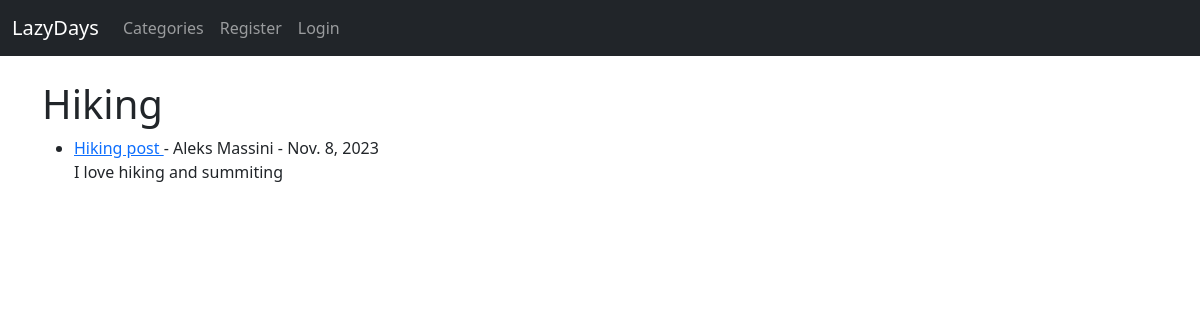
The page /category/hiking/ on the database its author committed.
### theblog/models.py (models this page shows, shortened)
class Post(models.Model):
    title = models.CharField(max_length=255)
    title_tag = models.CharField(max_length=255)
    author = models.ForeignKey(User, on_delete=models.CASCADE)
    body = RichTextField(blank=True, null=True)
    post_date = models.DateField(auto_now_add=True)
    category = models.CharField(max_length=255, default='coding')
    likes = models.ManyToManyField(User, related_name='blog_posts')
    snippet = models.CharField(max_length=255)

### theblog/views.py (the view)
# urls.py: path('category/<str:cats>/', CategoryView, name='category'),
def CategoryView(request, cats):
    category_posts = Post.objects.filter(category=cats.replace('-', ' '))
    return render(request, 'categories.html', {'cats':cats.title().replace('-', ' '), 'category_posts':category_posts})

### theblog/templates/categories.html (shortened to what this page needs)
{% extends 'base.html' %}
{% block content %}
{% if category_posts %}
<h1>{{ cats }}</h1>
<ul>
    {% for post in category_posts %}
    <li>
        <a href="{% url 'article-detail' post.pk %}">
            {{ post.title }}
        </a>
        - {{ post.author.first_name }} {{ post.author.last_name }} - {{ post.post_date }}
        <br />
        {{ post.body|slice:":200"|safe }}
    </li>
    {% endfor %}
</ul>
{% else %}
<h2>Sorry this page does not exist</h2>
{% endif %}
{% endblock %}

### rows shown on the page
Post: category "Hiking", title "Hiking post", author.first_name "Aleks", author.last_name "Massini", post_date "Nov. 8, 2023", body "I love hiking and summiting"
